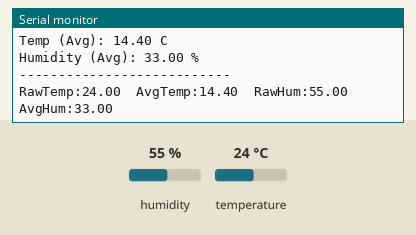
Simulated run of this sketch. Board: ESP8266 (NodeMCU). On the bench: the last lines printed to the serial monitor. The test bench sets the inputs (shaded band); at power-on: humidity 55 %, temperature 24 °C.

Above: at 3.8 s.
3.9 s: humidity set to 68 %
At 4.7 s:
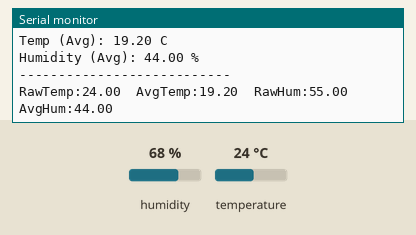
8.6 s: temperature set to 33 °C
At 10.1 s:
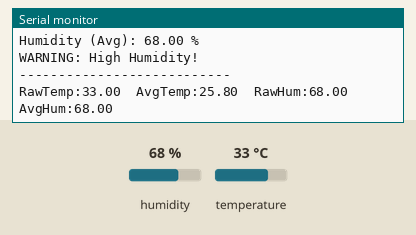
14.8 s: humidity set to 22 %
At 16.2 s:
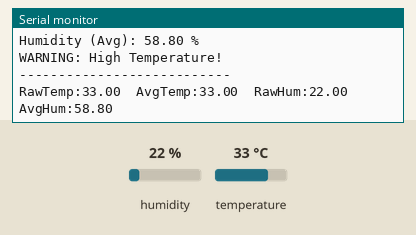
Timing chart, 0 to 17.8 s (numbered marks = the images above; inputs shaded):
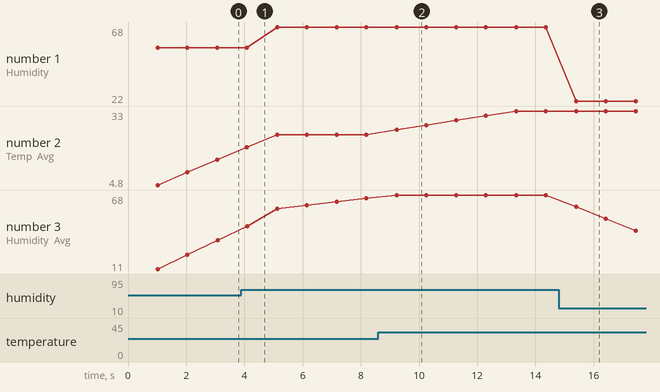

Measured:
- after the input at 8.6 s, the serial monitor: prints a new line after 0.63 s (image 2)
- after the input at 14.8 s, the serial monitor: prints a new line after 0.60 s (image 3)
- plotted number 1: 55 → 68 after the input at 3.9 s, 68 → 22 after the input at 14.8 s
- plotted number 2: 24 → 33 after the input at 8.6 s
- plotted number 3: 33 → 65.4 after the input at 3.9 s, 68 → 22 after the input at 14.8 s

The sketch:

PLOTER_may4a.ino
```cpp
#include <DHT.h>

#define DHTPIN D2
#define DHTTYPE DHT11

DHT dht(DHTPIN, DHTTYPE);

// Moving average settings
#define NUM_SAMPLES 5

float tempSamples[NUM_SAMPLES];
float humSamples[NUM_SAMPLES];

int sampleIndex = 0;

void setup() {
  Serial.begin(115200);
  dht.begin();

  // Initialize arrays
  for (int i = 0; i < NUM_SAMPLES; i++) {
    tempSamples[i] = 0;
    humSamples[i] = 0;
  }
}

void loop() {
  delay(1000);   // Faster for smoother graph

  float t = dht.readTemperature();
  float h = dht.readHumidity();

  if (isnan(t) || isnan(h)) {
    Serial.println("Failed to read from DHT sensor!");
    return;
  }

  // Store new values
  tempSamples[sampleIndex] = t;
  humSamples[sampleIndex] = h;

  sampleIndex = (sampleIndex + 1) % NUM_SAMPLES;

  // Calculate averages
  float tempSum = 0;
  float humSum = 0;

  for (int i = 0; i < NUM_SAMPLES; i++) {
    tempSum += tempSamples[i];
    humSum += humSamples[i];
  }

  float tempAvg = tempSum / NUM_SAMPLES;
  float humAvg = humSum / NUM_SAMPLES;

  // ===== NORMAL SERIAL OUTPUT =====
  Serial.println("----- RAW VALUES -----");
  Serial.print("Temp: "); Serial.print(t); Serial.println(" C");
  Serial.print("Humidity: "); Serial.print(h); Serial.println(" %");

  Serial.println("----- FILTERED VALUES -----");
  Serial.print("Temp (Avg): "); Serial.print(tempAvg); Serial.println(" C");
  Serial.print("Humidity (Avg): "); Serial.print(humAvg); Serial.println(" %");

  // ===== THRESHOLD ALERTS (LOW FOR TESTING) =====
  if (tempAvg > 30) {
    Serial.println("WARNING: High Temperature!");
  }

  if (humAvg > 60) {
    Serial.println("WARNING: High Humidity!");
  }

  Serial.println("---------------------------");

  // ===== PROFESSIONAL SERIAL PLOTTER OUTPUT =====
  // DO NOT CHANGE THIS FORMAT

  Serial.print("RawTemp:");
  Serial.print(t);
  Serial.print("\t");

  Serial.print("AvgTemp:");
  Serial.print(tempAvg);
  Serial.print("\t");

  Serial.print("RawHum:");
  Serial.print(h);
  Serial.print("\t");

  Serial.print("AvgHum:");
  Serial.println(humAvg);
}
```
